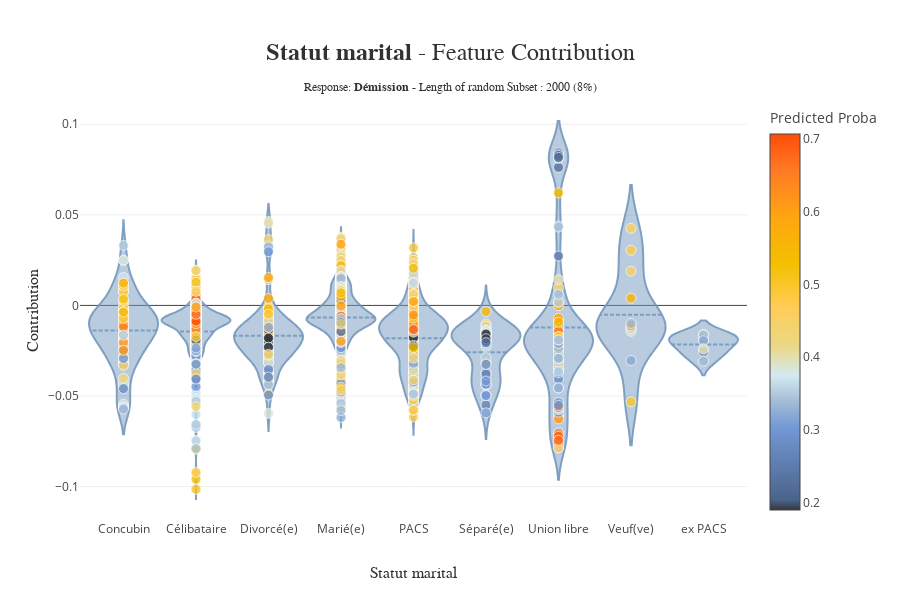

Notebook cell for this chart:
### Markdown cell above
The absolute contribution values are quite high, so we can infer that the feature is important.

### Code cell
xpl.plot.contribution_plot(col="Statut marital")

### Figure 1 — Plotly figure (JSON) as saved in the notebook; plotly's stock layout.template omitted (floating-point values rounded to 4 significant figures; data arrays with more than 128 entries replaced by an {"elided": "..."} marker saying what was removed)
{"data": [{"customdata": {"elided": "2000 int values"}, "hovertemplate": "<b>%{hovertext}</b><br />Statut marital :<br />%{x}<br />Contribution: %{y:.4f}<extra></extra>", "hovertext": ["Id: 3706", "Id: 9881", "Id: 14517", "Id: 16460", "Id: 6955", "Id: 9227", "Id: 5210", "Id: 21078", "Id: 13248", "Id: 15066", "Id: 20334", "Id: 19028", "Id: 17842", "Id: 8214", "Id: 10722", "Id: 16771", "Id: 18633", "Id: 17345", "Id: 16561", "Id: 21284", "Id: 20131", "Id: 18373", "Id: 12340", "Id: 23032", "Id: 9164", "Id: 21783", "Id: 1308", "Id: 8865", "Id: 6082", "Id: 10324", "Id: 20115", "Id: 15400", "Id: 20771", "Id: 17021", "Id: 2060", "Id: 19912", "Id: 8410", "Id: 8159", "Id: 23490", "Id: 10094", "Id: 14505", "Id: 10556", "Id: 2559", "Id: 21597", "Id: 5028", "Id: 14936", "Id: 18026", "Id: 23210", "Id: 22601", "Id: 19759", "Id: 22260", "Id: 14578", "Id: 20635", "Id: 12572", "Id: 11136", "Id: 11855", "Id: 6439", "Id: 5375", "Id: 8049", "Id: 11849", "Id: 1631", "Id: 15931", "Id: 1504", "Id: 20023", "Id: 22368", "Id: 18499", "Id: 10060", "Id: 3132", "Id: 18189", "Id: 15212", "Id: 9806", "Id: 7509", "Id: 16034", "Id: 14522", "Id: 13097", "Id: 2725", "Id: 16944"], "jitter": 0.075, "line": {"color": "rgba(117, 152, 189, 0.9)"}, "marker": {"line": {"color": "white", "width": 0.8}, "opacity": 0.8, "size": 10}, "meanline": {"visible": true}, "pointpos": 0, "points": false, "scalemode": "count", "showlegend": false, "type": "violin", "x": ["Concubin", "Concubin", "Concubin", "Concubin", "Concubin", "Concubin", "Concubin", "Concubin", "Concubin", "Concubin", "Concubin", "Concubin", "Concubin", "Concubin", "Concubin", "Concubin", "Concubin", "Concubin", "Concubin", "Concubin", "Concubin", "Concubin", "Concubin", "Concubin", "Concubin", "Concubin", "Concubin", "Concubin", "Concubin", "Concubin", "Concubin", "Concubin", "Concubin", "Concubin", "Concubin", "Concubin", "Concubin", "Concubin", "Concubin", "Concubin", "Concubin", "Concubin", "Concubin", "Concubin", "Concubin", "Concubin", "Concubin", "Concubin", "Concubin", "Concubin", "Concubin", "Concubin", "Concubin", "Concubin", "Concubin", "Concubin", "Concubin", "Concubin", "Concubin", "Concubin", "Concubin", "Concubin", "Concubin", "Concubin", "Concubin", "Concubin", "Concubin", "Concubin", "Concubin", "Concubin", "Concubin", "Concubin", "Concubin", "Concubin", "Concubin", "Concubin", "Concubin"], "y": [-0.0188, -0.04299, -0.007874, -0.01982, -0.01394, -0.005707, -0.001742, -0.003369, -0.01247, -0.008622, -0.007238, -0.0223, -0.003995, -0.02814, -0.03118, -0.01742, 0.0006284, -0.0162, -0.01895, 0.0154, -0.05545, -0.0204, -0.003507, -0.01238, -0.01397, -0.01406, 0.01217, -0.0197, -0.02503, -0.01487, -0.01073, -0.04448, -0.005414, -0.01644, -0.006179, -0.00641, -0.002489, -0.01364, -0.01129, -0.003415, -0.0305, -0.02878, -0.04594, 0.008311, -0.005406, -0.03223, -0.007411, 0.0248, -0.008787, -0.05607, 0.007855, -0.0403, -0.001458, -0.05455, 0.009564, -0.003435, 0.02501, -0.01053, 0.007478, -0.05609, 0.01076, 0.002649, -0.0245, -0.03258, -0.01191, -0.007178, -0.05724, 0.0123, -0.03306, -0.0293, -0.0187, -0.02036, -0.0248, -0.003758, 0.03311, -0.01641, 0.003537]}, {"customdata": {"elided": "2000 int values"}, "hovertemplate": "<b>%{hovertext}</b><br />Statut marital :<br />%{x}<br />Contribution: %{y:.4f}<extra></extra>", "hovertext": {"elided": "446 str values"}, "jitter": 0.075, "line": {"color": "rgba(117, 152, 189, 0.9)"}, "marker": {"line": {"color": "white", "width": 0.8}, "opacity": 0.8, "size": 10}, "meanline": {"visible": true}, "pointpos": 0, "points": false, "scalemode": "count", "showlegend": false, "type": "violin", "x": {"elided": "446 str values"}, "y": {"elided": "446 float values"}}, {"customdata": {"elided": "2000 int values"}, "hovertemplate": "<b>%{hovertext}</b><br />Statut marital :<br />%{x}<br />Contribution: %{y:.4f}<extra></extra>", "hovertext": ["Id: 16105", "Id: 19191", "Id: 8878", "Id: 10430", "Id: 6131", "Id: 13187", "Id: 23282", "Id: 8302", "Id: 21541", "Id: 6068", "Id: 13605", "Id: 21606", "Id: 21201", "Id: 4696", "Id: 13212", "Id: 4394", "Id: 23808", "Id: 6305", "Id: 4186", "Id: 19060", "Id: 18692", "Id: 8210", "Id: 22698", "Id: 17698", "Id: 20382", "Id: 11737", "Id: 5345", "Id: 13456", "Id: 19096", "Id: 19433", "Id: 16970", "Id: 1265", "Id: 21764", "Id: 4249", "Id: 3799", "Id: 1562", "Id: 20656", "Id: 7676", "Id: 7834", "Id: 12955", "Id: 14078", "Id: 15918", "Id: 9878", "Id: 1043", "Id: 9460", "Id: 21945", "Id: 5323", "Id: 2563", "Id: 6933", "Id: 22275", "Id: 2267", "Id: 4650", "Id: 19632", "Id: 16033", "Id: 1853", "Id: 3106", "Id: 21113", "Id: 16466", "Id: 8565", "Id: 15739", "Id: 15262", "Id: 20149", "Id: 9892", "Id: 11600", "Id: 23254", "Id: 9745", "Id: 20544", "Id: 10570", "Id: 16783", "Id: 12615", "Id: 21271", "Id: 20147", "Id: 9740", "Id: 3835", "Id: 18266", "Id: 22821", "Id: 7096", "Id: 22919", "Id: 3901", "Id: 20369", "Id: 12362", "Id: 28", "Id: 22040", "Id: 11343", "Id: 6151", "Id: 11994", "Id: 23711", "Id: 3614", "Id: 5574", "Id: 12082", "Id: 19090", "Id: 5171", "Id: 33", "Id: 11452", "Id: 21767", "Id: 2347", "Id: 22718", "Id: 20066", "Id: 295", "Id: 12950"], "jitter": 0.075, "line": {"color": "rgba(117, 152, 189, 0.9)"}, "marker": {"line": {"color": "white", "width": 0.8}, "opacity": 0.8, "size": 10}, "meanline": {"visible": true}, "pointpos": 0, "points": false, "scalemode": "count", "showlegend": false, "type": "violin", "x": ["Divorcé(e)", "Divorcé(e)", "Divorcé(e)", "Divorcé(e)", "Divorcé(e)", "Divorcé(e)", "Divorcé(e)", "Divorcé(e)", "Divorcé(e)", "Divorcé(e)", "Divorcé(e)", "Divorcé(e)", "Divorcé(e)", "Divorcé(e)", "Divorcé(e)", "Divorcé(e)", "Divorcé(e)", "Divorcé(e)", "Divorcé(e)", "Divorcé(e)", "Divorcé(e)", "Divorcé(e)", "Divorcé(e)", "Divorcé(e)", "Divorcé(e)", "Divorcé(e)", "Divorcé(e)", "Divorcé(e)", "Divorcé(e)", "Divorcé(e)", "Divorcé(e)", "Divorcé(e)", "Divorcé(e)", "Divorcé(e)", "Divorcé(e)", "Divorcé(e)", "Divorcé(e)", "Divorcé(e)", "Divorcé(e)", "Divorcé(e)", "Divorcé(e)", "Divorcé(e)", "Divorcé(e)", "Divorcé(e)", "Divorcé(e)", "Divorcé(e)", "Divorcé(e)", "Divorcé(e)", "Divorcé(e)", "Divorcé(e)", "Divorcé(e)", "Divorcé(e)", "Divorcé(e)", "Divorcé(e)", "Divorcé(e)", "Divorcé(e)", "Divorcé(e)", "Divorcé(e)", "Divorcé(e)", "Divorcé(e)", "Divorcé(e)", "Divorcé(e)", "Divorcé(e)", "Divorcé(e)", "Divorcé(e)", "Divorcé(e)", "Divorcé(e)", "Divorcé(e)", "Divorcé(e)", "Divorcé(e)", "Divorcé(e)", "Divorcé(e)", "Divorcé(e)", "Divorcé(e)", "Divorcé(e)", "Divorcé(e)", "Divorcé(e)", "Divorcé(e)", "Divorcé(e)", "Divorcé(e)", "Divorcé(e)", "Divorcé(e)", "Divorcé(e)", "Divorcé(e)", "Divorcé(e)", "Divorcé(e)", "Divorcé(e)", "Divorcé(e)", "Divorcé(e)", "Divorcé(e)", "Divorcé(e)", "Divorcé(e)", "Divorcé(e)", "Divorcé(e)", "Divorcé(e)", "Divorcé(e)", "Divorcé(e)", "Divorcé(e)", "Divorcé(e)", "Divorcé(e)"], "y": [-0.004454, -0.03143, 0.03344, -0.01568, -0.001394, -0.02603, -0.01446, -0.01324, -0.01572, -0.02351, -0.02325, -0.02198, -0.0008586, -0.01536, -0.02376, 0.003812, -0.02138, -0.02078, -0.0268, -0.01996, -0.0131, -0.01145, -0.02892, -0.0164, -0.006528, -0.007361, -0.03764, -0.01098, -0.01957, -0.03727, -0.01822, -0.03015, -0.03115, -0.02687, -0.01821, -0.02383, -0.03145, -0.03536, -0.01637, -0.005981, 0.03637, -0.02841, -0.02664, -0.008361, -0.04202, -0.01648, -0.007452, -0.02071, -0.001966, -0.04079, -0.01727, -0.01811, 0.04633, 0.03225, -0.01111, -0.01577, -0.01035, -0.0121, -0.03986, -0.04906, -0.01564, -0.02712, -0.04178, -0.02919, -0.01709, -0.008997, -0.03133, 0.04541, 0.02964, -0.01901, 0.01416, -0.05963, -0.02159, -0.01196, -0.01621, -0.0146, -0.009499, -0.04949, -0.008252, -0.0354, -0.04358, -0.01193, -0.03962, -0.02056, 0.01537, -0.02161, -0.01595, -0.01354, -0.0259, -0.0197, -0.02309, -0.02751, -0.0122, -0.01812, -0.0266, -0.01803, -0.004841, -0.01213, -0.02306, -0.02717]}, {"customdata": {"elided": "2000 int values"}, "hovertemplate": "<b>%{hovertext}</b><br />Statut marital :<br />%{x}<br />Contribution: %{y:.4f}<extra></extra>", "hovertext": {"elided": "839 str values"}, "jitter": 0.075, "line": {"color": "rgba(117, 152, 189, 0.9)"}, "marker": {"line": {"color": "white", "width": 0.8}, "opacity": 0.8, "size": 10}, "meanline": {"visible": true}, "pointpos": 0, "points": false, "scalemode": "count", "showlegend": false, "type": "violin", "x": {"elided": "839 str values"}, "y": {"elided": "839 float values"}}, {"customdata": {"elided": "2000 int values"}, "hovertemplate": "<b>%{hovertext}</b><br />Statut marital :<br />%{x}<br />Contribution: %{y:.4f}<extra></extra>", "hovertext": {"elided": "392 str values"}, "jitter": 0.075, "line": {"color": "rgba(117, 152, 189, 0.9)"}, "marker": {"line": {"color": "white", "width": 0.8}, "opacity": 0.8, "size": 10}, "meanline": {"visible": true}, "pointpos": 0, "points": false, "scalemode": "count", "showlegend": false, "type": "violin", "x": {"elided": "392 str values"}, "y": {"elided": "392 float values"}}, {"customdata": {"elided": "2000 int values"}, "hovertemplate": "<b>%{hovertext}</b><br />Statut marital :<br />%{x}<br />Contribution: %{y:.4f}<extra></extra>", "hovertext": ["Id: 18710", "Id: 12153", "Id: 5662", "Id: 21903", "Id: 21209", "Id: 12790", "Id: 3646", "Id: 1922", "Id: 7020", "Id: 3580", "Id: 23079", "Id: 19981", "Id: 7364", "Id: 13567", "Id: 22395", "Id: 16488", "Id: 23575", "Id: 12465", "Id: 18566", "Id: 1280", "Id: 8539", "Id: 18188", "Id: 21780", "Id: 14135", "Id: 19109", "Id: 2877", "Id: 6081", "Id: 7757", "Id: 7065", "Id: 12782", "Id: 23105", "Id: 10171", "Id: 553", "Id: 17233", "Id: 17712", "Id: 17338", "Id: 6973", "Id: 12668", "Id: 6887", "Id: 19682", "Id: 19548", "Id: 8799", "Id: 11309"], "jitter": 0.075, "line": {"color": "rgba(117, 152, 189, 0.9)"}, "marker": {"line": {"color": "white", "width": 0.8}, "opacity": 0.8, "size": 10}, "meanline": {"visible": true}, "pointpos": 0, "points": false, "scalemode": "count", "showlegend": false, "type": "violin", "x": ["Séparé(e)", "Séparé(e)", "Séparé(e)", "Séparé(e)", "Séparé(e)", "Séparé(e)", "Séparé(e)", "Séparé(e)", "Séparé(e)", "Séparé(e)", "Séparé(e)", "Séparé(e)", "Séparé(e)", "Séparé(e)", "Séparé(e)", "Séparé(e)", "Séparé(e)", "Séparé(e)", "Séparé(e)", "Séparé(e)", "Séparé(e)", "Séparé(e)", "Séparé(e)", "Séparé(e)", "Séparé(e)", "Séparé(e)", "Séparé(e)", "Séparé(e)", "Séparé(e)", "Séparé(e)", "Séparé(e)", "Séparé(e)", "Séparé(e)", "Séparé(e)", "Séparé(e)", "Séparé(e)", "Séparé(e)", "Séparé(e)", "Séparé(e)", "Séparé(e)", "Séparé(e)", "Séparé(e)", "Séparé(e)"], "y": [-0.01573, -0.01834, -0.04397, -0.0384, -0.04103, -0.04352, -0.01534, -0.01422, -0.04983, -0.01844, -0.04948, -0.01626, -0.04345, -0.01025, -0.01638, -0.03152, -0.0209, -0.01861, -0.01655, -0.0367, -0.01414, -0.05495, -0.03793, -0.0288, -0.01564, -0.01246, -0.04177, -0.03251, -0.01967, -0.01136, -0.01651, -0.003406, -0.02261, -0.01505, -0.05934, -0.01338, -0.01389, -0.01933, -0.01582, -0.01584, -0.01842, -0.02054, -0.04981]}, {"customdata": {"elided": "2000 int values"}, "hovertemplate": "<b>%{hovertext}</b><br />Statut marital :<br />%{x}<br />Contribution: %{y:.4f}<extra></extra>", "hovertext": ["Id: 6331", "Id: 4224", "Id: 10181", "Id: 19952", "Id: 20040", "Id: 649", "Id: 4968", "Id: 6065", "Id: 6528", "Id: 12882", "Id: 17743", "Id: 10635", "Id: 14670", "Id: 5536", "Id: 21933", "Id: 5055", "Id: 23699", "Id: 23224", "Id: 9211", "Id: 7774", "Id: 17707", "Id: 3914", "Id: 13062", "Id: 15326", "Id: 18807", "Id: 8022", "Id: 8929", "Id: 13637", "Id: 13667", "Id: 23557", "Id: 19864", "Id: 804", "Id: 16094", "Id: 814", "Id: 2729", "Id: 18172", "Id: 18030", "Id: 22724", "Id: 14850", "Id: 8151", "Id: 22141", "Id: 693", "Id: 9816", "Id: 1896", "Id: 20869", "Id: 6092", "Id: 23075", "Id: 23766", "Id: 3518", "Id: 10544", "Id: 974", "Id: 23141", "Id: 10937", "Id: 22946", "Id: 23347", "Id: 9231", "Id: 9691", "Id: 9490", "Id: 8455", "Id: 19551", "Id: 14904", "Id: 9852", "Id: 12675", "Id: 8849", "Id: 6723", "Id: 11375", "Id: 9569", "Id: 4390", "Id: 3476", "Id: 15748", "Id: 12277", "Id: 6453", "Id: 17123", "Id: 13180", "Id: 19562", "Id: 11443", "Id: 22109", "Id: 21164", "Id: 19821", "Id: 9489", "Id: 21915", "Id: 6511", "Id: 4033", "Id: 11797"], "jitter": 0.075, "line": {"color": "rgba(117, 152, 189, 0.9)"}, "marker": {"line": {"color": "white", "width": 0.8}, "opacity": 0.8, "size": 10}, "meanline": {"visible": true}, "pointpos": 0, "points": false, "scalemode": "count", "showlegend": false, "type": "violin", "x": ["Union libre", "Union libre", "Union libre", "Union libre", "Union libre", "Union libre", "Union libre", "Union libre", "Union libre", "Union libre", "Union libre", "Union libre", "Union libre", "Union libre", "Union libre", "Union libre", "Union libre", "Union libre", "Union libre", "Union libre", "Union libre", "Union libre", "Union libre", "Union libre", "Union libre", "Union libre", "Union libre", "Union libre", "Union libre", "Union libre", "Union libre", "Union libre", "Union libre", "Union libre", "Union libre", "Union libre", "Union libre", "Union libre", "Union libre", "Union libre", "Union libre", "Union libre", "Union libre", "Union libre", "Union libre", "Union libre", "Union libre", "Union libre", "Union libre", "Union libre", "Union libre", "Union libre", "Union libre", "Union libre", "Union libre", "Union libre", "Union libre", "Union libre", "Union libre", "Union libre", "Union libre", "Union libre", "Union libre", "Union libre", "Union libre", "Union libre", "Union libre", "Union libre", "Union libre", "Union libre", "Union libre", "Union libre", "Union libre", "Union libre", "Union libre", "Union libre", "Union libre", "Union libre", "Union libre", "Union libre", "Union libre", "Union libre", "Union libre", "Union libre"], "y": [-0.03064, 0.07623, -0.02563, 0.06212, -0.02308, -0.01288, -0.01926, -0.01492, -0.0001664, -0.07859, -0.03501, -0.02037, -0.009505, -0.0338, 0.08234, -0.02652, 0.08217, -0.01606, -0.02323, -0.01083, -0.05359, -0.01989, -0.02904, -0.01393, -0.03521, 0.009934, -0.06099, -0.008737, 0.04389, -0.03615, 0.08113, -0.01369, -0.07619, -0.04057, -0.01915, -0.02136, -0.07026, -0.01505, -0.03139, -0.01803, -0.0295, 0.01422, -0.007153, -0.06263, -0.03713, -0.01645, -0.05888, -0.07083, -0.01302, -0.07869, 0.08424, -0.01896, 0.0818, -0.02283, -0.02149, 0.08163, 0.001898, 0.02726, -0.01424, -0.03629, -0.01791, -0.009298, 0.08323, -0.05756, -0.01855, -0.01717, -0.02275, -0.07218, -0.0239, -0.02104, -0.05629, 0.001809, 0.006146, -0.02922, 0.0828, -0.04557, -0.01748, -0.019, -0.0552, -0.01906, -0.07452, 0.04327, 0.08174, -0.04553]}, {"customdata": {"elided": "2000 int values"}, "hovertemplate": "<b>%{hovertext}</b><br />Statut marital :<br />%{x}<br />Contribution: %{y:.4f}<extra></extra>", "hovertext": ["Id: 22016", "Id: 19211", "Id: 21512", "Id: 10772", "Id: 21011", "Id: 19851", "Id: 2473", "Id: 5346", "Id: 18349", "Id: 4822", "Id: 15905", "Id: 10253"], "jitter": 0.075, "line": {"color": "rgba(117, 152, 189, 0.9)"}, "marker": {"line": {"color": "white", "width": 0.8}, "opacity": 0.8, "size": 10}, "meanline": {"visible": true}, "pointpos": 0, "points": false, "scalemode": "count", "showlegend": false, "type": "violin", "x": ["Veuf(ve)", "Veuf(ve)", "Veuf(ve)", "Veuf(ve)", "Veuf(ve)", "Veuf(ve)", "Veuf(ve)", "Veuf(ve)", "Veuf(ve)", "Veuf(ve)", "Veuf(ve)", "Veuf(ve)"], "y": [-0.01224, 0.03049, -0.01295, -0.01434, 0.01889, -0.0127, 0.004001, 0.04253, -0.01121, -0.03043, -0.009951, -0.0532]}, {"customdata": {"elided": "2000 int values"}, "hovertemplate": "<b>%{hovertext}</b><br />Statut marital :<br />%{x}<br />Contribution: %{y:.4f}<extra></extra>", "hovertext": ["Id: 7103", "Id: 17204", "Id: 8416", "Id: 12162", "Id: 6673", "Id: 13609", "Id: 925"], "jitter": 0.075, "line": {"color": "rgba(117, 152, 189, 0.9)"}, "marker": {"line": {"color": "white", "width": 0.8}, "opacity": 0.8, "size": 10}, "meanline": {"visible": true}, "pointpos": 0, "points": false, "scalemode": "count", "showlegend": false, "type": "violin", "x": ["ex PACS", "ex PACS", "ex PACS", "ex PACS", "ex PACS", "ex PACS", "ex PACS"], "y": [-0.01613, -0.01858, -0.0163, -0.02564, -0.03074, -0.01953, -0.02397]}, {"customdata": {"elided": "2000 int values"}, "hovertemplate": "<b>%{hovertext}</b><br />Statut marital :<br />%{x}<br />Contribution: %{y:.4f}<extra></extra>", "hovertext": {"elided": "2000 str values"}, "marker": {"color": {"elided": "2000 float values"}, "coloraxis": "coloraxis", "line": {"color": "white", "width": 0.8}, "opacity": 0.8, "size": 10}, "mode": "markers", "showlegend": false, "type": "scatter", "x": {"elided": "2000 str values"}, "y": {"elided": "2000 float values"}}], "layout": {"coloraxis": {"colorbar": {"title": {"text": "Predicted Proba"}}, "colorscale": [[0, "rgb(52, 55, 54)"], [0.02594, "rgb(74, 99, 138)"], [0.2208, "rgb(116, 153, 214)"], [0.2883, "rgb(162, 188, 213)"], [0.3571, "rgb(212, 234, 242)"], [0.4365, "rgb(235, 216, 134)"], [0.5447, "rgb(255, 204, 83)"], [0.6539, "rgb(244 ,192, 0)"], [0.7759, "rgb(255, 166, 17)"], [0.9012, "rgb(255, 123, 38)"], [1, "rgb(255, 77, 7)"]]}, "height": 600, "hovermode": "closest", "title": {"font": {"color": "rgb(50, 50, 50)", "family": "Arial", "size": 24}, "text": "<b>Statut marital</b> - Feature Contribution<span style='font-size: 12px;'><br />Response: <b>Démission</b> - Length of random Subset : 2000 (8%)</span>", "x": 0.5, "xanchor": "center", "y": 0.9, "yanchor": "middle"}, "violingap": 0.05, "violingroupgap": 0, "violinmode": "overlay", "width": 900, "xaxis": {"automargin": true, "range": [-0.6, 8.6], "title": {"font": {"color": "rgb(50, 50, 50)", "family": "Arial Black", "size": 16}, "text": "Statut marital"}, "type": "category"}, "yaxis": {"automargin": true, "title": {"font": {"color": "rgb(50, 50, 50)", "family": "Arial Black", "size": 16}, "text": "Contribution"}}}}
